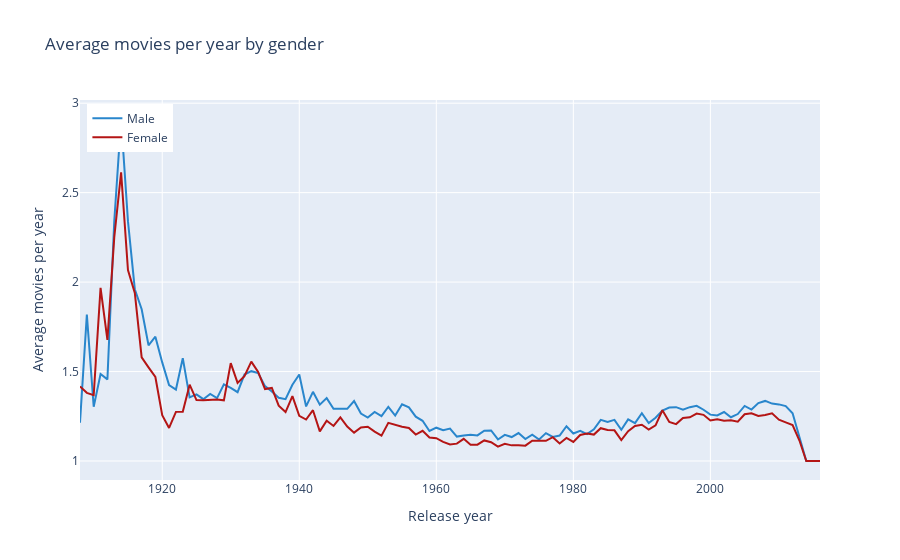

Notebook code cell kept with this figure:
### Code cell
fig = go.Figure()

fig.add_trace(go.Scatter(x=average_movie_count_male['release_date'], y=average_movie_count_male['mean'],
                         mode='lines', name='Male', line=dict(color='#2986cc')))

fig.add_trace(go.Scatter(x=average_movie_count_female['release_date'], y=average_movie_count_female['mean'],
                         mode='lines', name='Female', line=dict(color='#b41515')))

fig.update_layout(
    xaxis=dict(title='Release year'),
    yaxis=dict(title='Average movies per year'),
    title='Average movies per year by gender',
    legend=dict(yanchor="top", y=0.99, xanchor="left", x=0.01),
    showlegend=True,
    hovermode='x'
)

fig.show()
